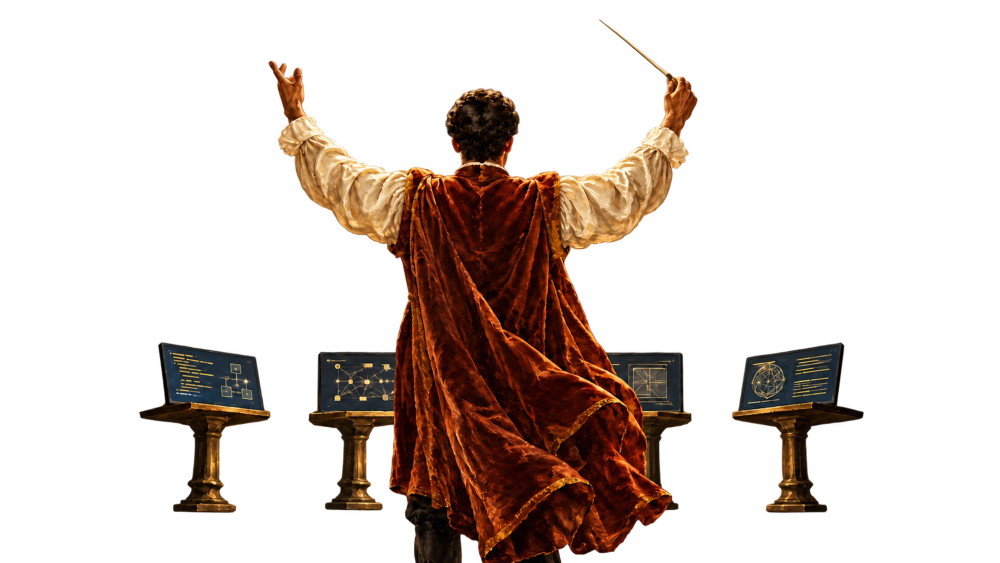
#> input picture tools/r85/director-andoni.webp, 2000 x 1125 px, found by its file name (shown at 1/2 size)
$ python capas.py
#> lines starting #> are read from the running program, lines starting #| are printed output that depends on the picture
# RONDA 89 · «quiero que las diferentes partes del hero estén en diferentes capas: el director primero, luego atriles y luego fondo».
# La lámina de Andoni (director-andoni.webp) se parte con la máscara de persona de rembg (u2net_human_seg → mascara-director.png) más la batuta
# (un segmento de la mano a la punta, medido), y cada capa pasa por el mismo «sueño» de la ronda 86 (pincelado + estelas + canto roto).
# Las dos capas comparten caja (1490 × 1105): el motor las pinta en el mismo sitio y las mismas coordenadas valen para las dos.
#   uv run --with pillow --with numpy --with scipy python tools/r89/capas.py
import numpy as np
from PIL import Image
from scipy import ndimage as ndi
im = np.asarray(Image.open('public/media/hero/director-andoni.webp').convert('RGBA')).astype(np.float32) / 255
H, W = im.shape[:2]
#> H = 1125; W = 2000
m = np.asarray(Image.open('tools/r89/mascara-director.png').convert('L').resize((W, H))).astype(np.float32) / 255
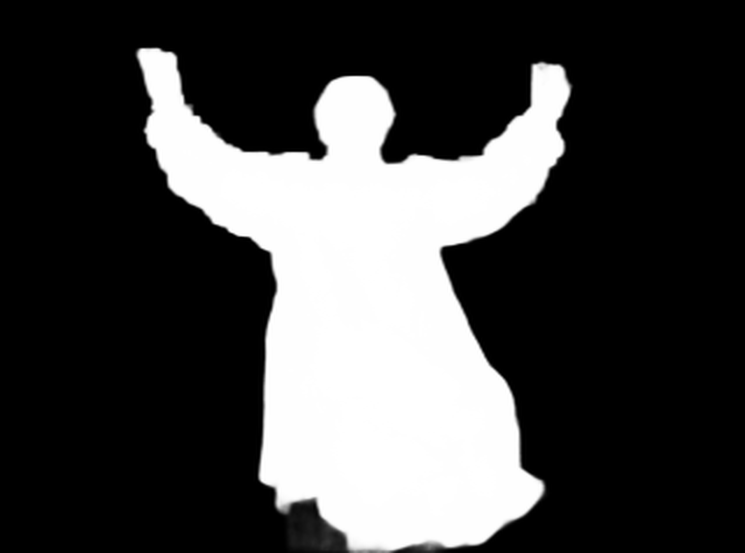
#> input picture tools/r89/mascara-director.png, 1490 x 1105 px, found by its file name (shown at 1/2 size)
m = np.clip((m - 0.35) / 0.3, 0, 1)
yy, xx = np.mgrid[0:H, 0:W]
# la batuta: de la punta (0,632 · 0,02) a la mano (0,728 · 0,128)
p0, p1 = np.array([0.632 * W, 0.02 * H]), np.array([0.735 * W, 0.135 * H])
#> p0 = [1264, 22.5]; p1 = [1470, 151.9]
d = p1 - p0; t = np.clip(((xx - p0[0]) * d[0] + (yy - p0[1]) * d[1]) / (d @ d), 0, 1)
#> after `d = p1 - p0`: d = [206, 129.4]
dist = np.hypot(xx - (p0[0] + t * d[0]), yy - (p0[1] + t * d[1]))
m = np.maximum(m, np.clip((16 - dist) / 6, 0, 1))
# lo que queda por encima de los atriles (y < 0,5) es todo director
m = np.where(yy < 0.5 * H, np.maximum(m, (im[..., 3] > 0.02).astype(np.float32)), m)
# las piernas, abajo en el centro (la máscara de persona las pierde bajo la capa)
m = np.where((yy > 0.84 * H) & (xx > 0.33 * W) & (xx < 0.64 * W), np.maximum(m, (im[..., 3] > 0.02).astype(np.float32)), m)
rgb, a = im[..., :3], im[..., 3]
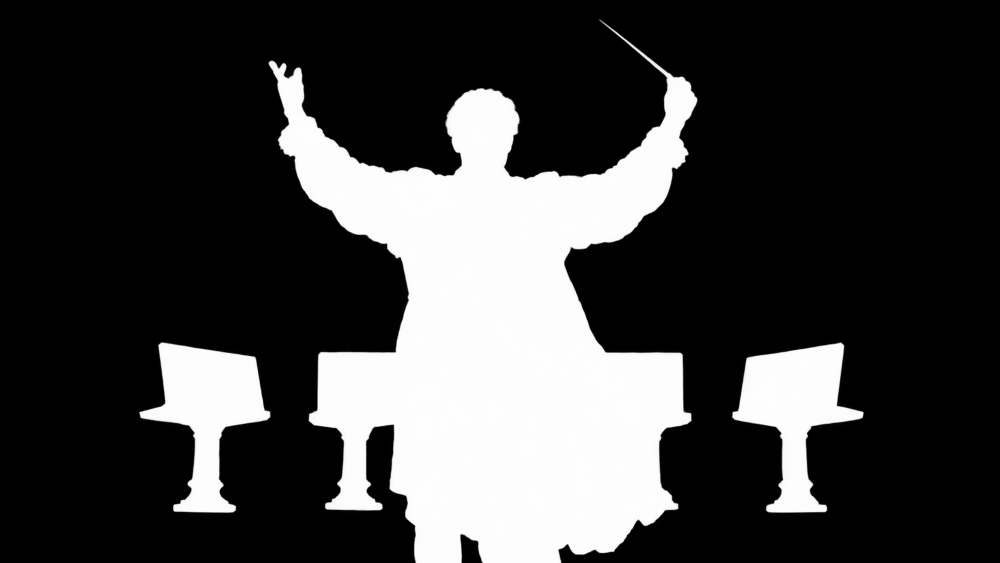
#> a: shape (1125, 2000) float32 (shown at 1/2 size); min 0, max 1, mean 0.244
def sueno(a, rgb, estelas, disolver_lados, semilla, nombre):
    pm = rgb * a[..., None]
    pm_s = np.dstack([ndi.gaussian_filter(ndi.median_filter(pm[..., k], 7), 1.4) for k in range(3)]); a_s = ndi.gaussian_filter(ndi.median_filter(a, 7), 1.4)
    est_pm = np.zeros_like(pm_s); est_a = np.zeros_like(a_s)
    for L, peso in estelas:
        k = np.ones(L) / L
        est_pm += np.dstack([ndi.convolve1d(pm_s[..., c], k, axis=1, mode='constant') for c in range(3)]) * peso
        est_a += ndi.convolve1d(a_s, k, axis=1, mode='constant') * peso
    filas = ndi.gaussian_filter1d(np.random.default_rng(semilla).random(H), 3)
    filas = (filas - filas.min()) / (filas.max() - filas.min())
    banda = (0.15 + 1.6 * filas ** 2)[:, None]
    est_pm *= banda[..., None]; est_a *= banda
    ruido = ndi.gaussian_filter(np.random.default_rng(semilla + 1).random((H, W)), 2.2)
    ruido = (ruido - ruido.min()) / (ruido.max() - ruido.min())
    borde = np.clip((a_s - 0.15) / 0.6, 0, 1)
    a_f = a_s * np.clip(borde * 1.1 + (ruido - 0.5) * 2.2, 0, 1) ** 0.8
    a_f = a_f * (1 - disolver_lados)
    pm_f = pm_s * (a_f / np.maximum(a_s, 1e-3))[..., None]
    out_a = a_f + est_a * (1 - a_f)
    out_pm = pm_f + est_pm * (1 - a_f)[..., None]
    o = np.dstack([np.clip(out_pm / np.maximum(out_a, 1e-3)[..., None], 0, 1), np.clip(out_a, 0, 1)])
    Image.fromarray((o * 255).astype(np.uint8), 'RGBA').save(f'public/media/hero/{nombre}.webp', quality=88)
    print('ok', nombre)
# RONDA 91 · para el estilo papel: las capas NÍTIDAS (la lámina tal cual, solo recortada), que el collage necesita detalle (manos, batuta, cabeza)
for nombre, al in [('director-nitido', a * m), ('atriles-nitido', a * (1 - m))]:
    Image.fromarray((np.dstack([rgb, al]) * 255).astype(np.uint8), 'RGBA').save(f'public/media/hero/{nombre}.webp', quality=90)
    print('ok', nombre)
#> this loop made 2 passes
#> nombre on passes 1 to 2: 'director-nitido', 'atriles-nitido'
#| ok director-nitido
#| ok atriles-nitido
#> pass 1, `Image.fromarray((np.dstack([rgb, al]) * 255).astype(np.uint8), 'RGBA')..`:
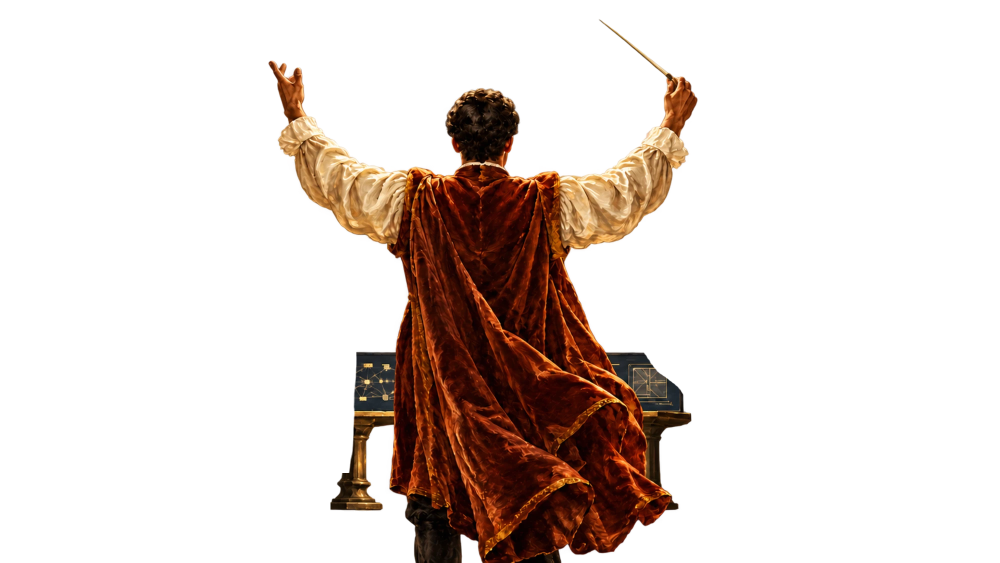
#> saved as director-nitido.webp: PIL image 2000x1125 RGBA (shown at 1/2 size); mean R, G, B, A 24.6, 12.8, 7.2, 51.1; transparent parts drawn white
sueno(a * m, rgb, [(70, 0.9), (200, 0.75), (460, 0.6)], 0, 7, 'director')
#> in sueno, `est_pm = np.zeros_like(pm_s)`: est_pm: shape (1125, 2000, 3) float64; every value is 0
#> in sueno, `est_a = np.zeros_like(a_s)`: est_a: shape (1125, 2000) float64; every value is 0
#> after the loop in sueno, `for L, peso in estelas:`:
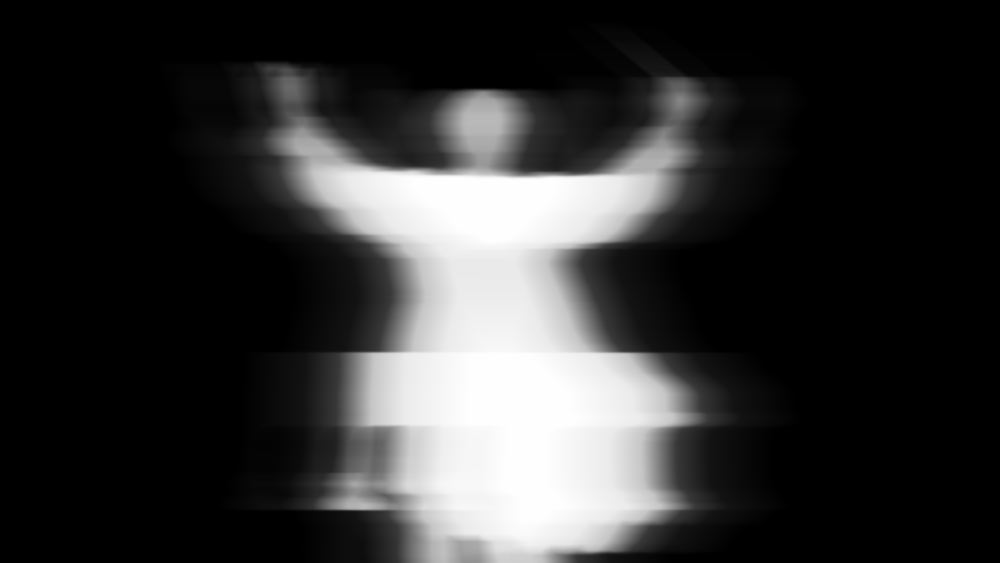
#> est_a: shape (1125, 2000) float64 (shown at 1/2 size); min 0, max 2.24, mean 0.451; drawn with min black and max white
#> in sueno, `filas = ndi.gaussian_filter1d(np.random.default_rng(semilla).random(H)..`: filas = 1125 values, max 0.729 at index 296, min 0.245 at index 868, mean 0.494
#> in sueno, `filas = (filas - filas.min()) / (filas.max() - filas.min())`: filas = 1125 values, max 1 at index 296, min 0 at index 868, mean 0.516
#> in sueno, `banda = (0.15 + 1.6 * filas ** 2)[:, None]`: banda = 1125 values, max 1.75 at index 296, min 0.15 at index 868, mean 0.626
#> in sueno, `out_pm = pm_f + est_pm * (1 - a_f)[..., None]`:
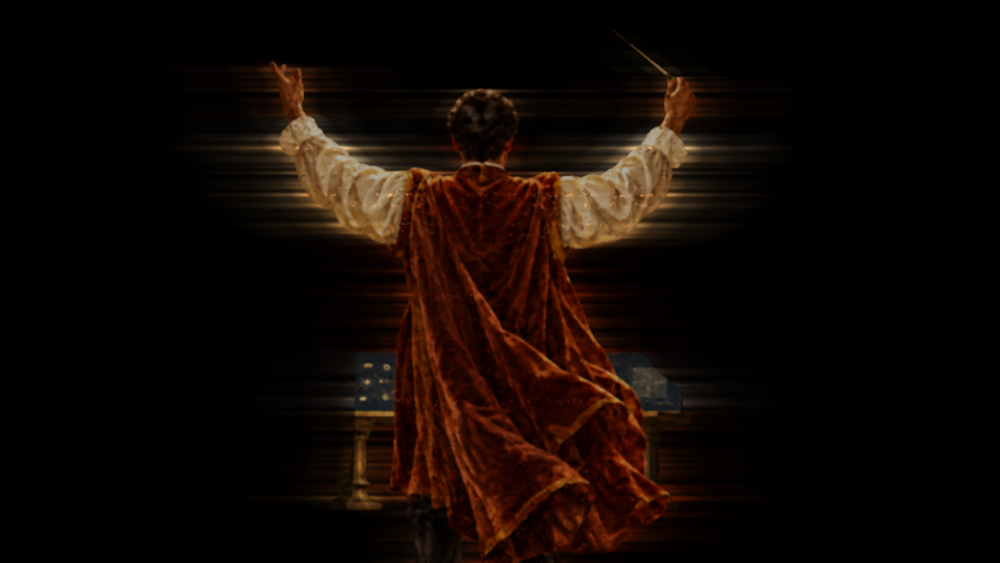
#> out_pm: shape (1125, 2000, 3) float64 (shown at 1/2 size); mean R, G, B 0.0969, 0.0469, 0.0227; drawn with min black and max white
# los atriles: menos estela (la magia los tiene que encontrar) y nada disuelto
sueno(a * (1 - m), rgb, [(50, 0.55), (160, 0.4)], 0, 11, 'atriles')
#> call 2 of sueno, with disolver_lados = 0, semilla = 11, nombre = 'atriles'
#> in sueno (call 2), `filas = ndi.gaussian_filter1d(np.random.default_rng(semilla).random(H)..`: filas = 1125 values, max 0.737 at index 563, min 0.237 at index 605, mean 0.485
#> in sueno (call 2), `filas = (filas - filas.min()) / (filas.max() - filas.min())`: filas = 1125 values, max 1 at index 563, min 0 at index 605, mean 0.495
#> in sueno (call 2), `banda = (0.15 + 1.6 * filas ** 2)[:, None]`: banda = 1125 values, max 1.75 at index 563, min 0.15 at index 605, mean 0.596
#> in sueno (call 2), `est_a *= banda`:
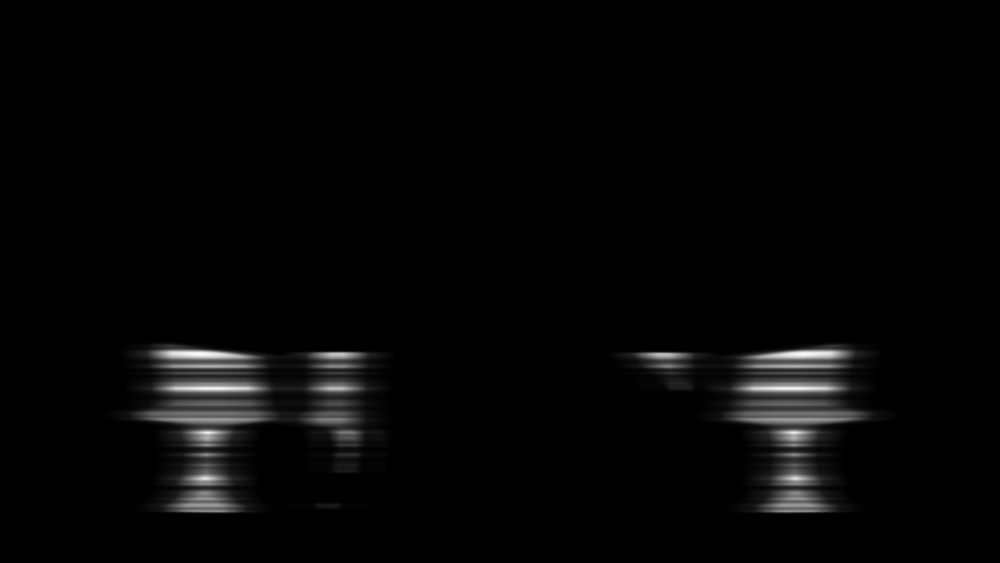
#> est_a: shape (1125, 2000) float64 (shown at 1/2 size); min 0, max 1.06, mean 0.0226; drawn with min black and max white
#> in sueno (call 2), `ruido = (ruido - ruido.min()) / (ruido.max() - ruido.min())`:
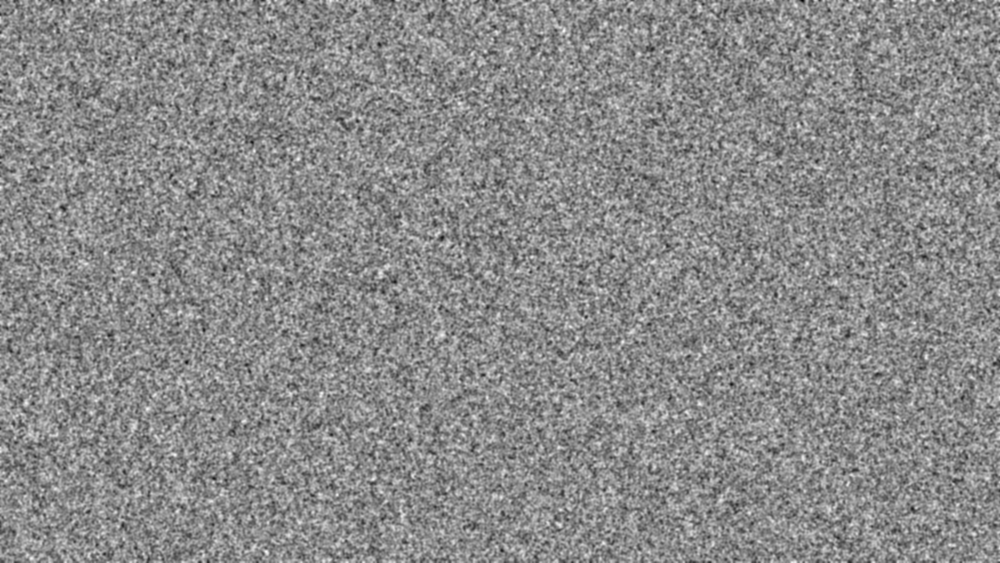
#> ruido: shape (1125, 2000) float64 (shown at 1/2 size); min 0, max 1, mean 0.543
